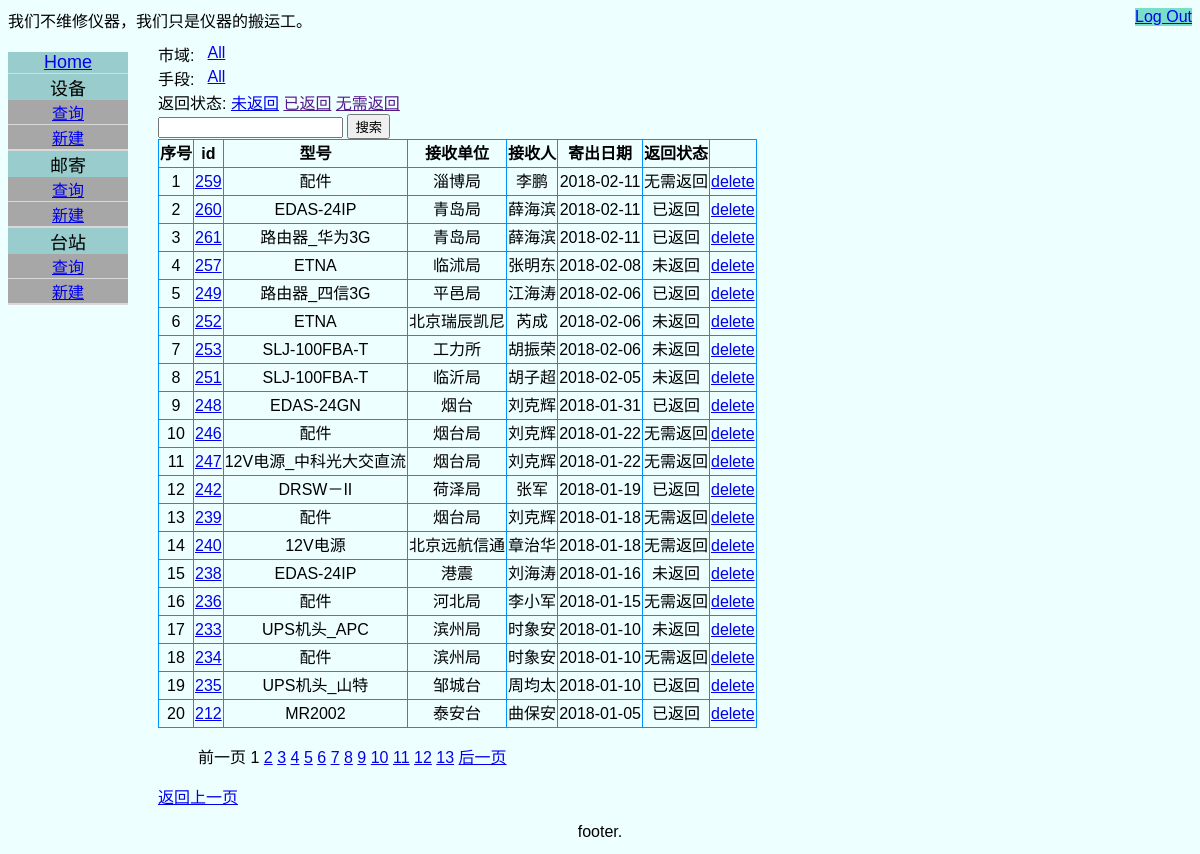
The app's page /manager/deleveryIndex/ (signed in) with its own data.
### manager/models.py (models this page shows, shortened)
class equip_delivery_record(models.Model):
    SENDER_CHOICES = (
        ('胡旭辉','胡旭辉'),('李小晗','李小晗'),('王杰民','王杰民'),('曲利','曲利'),
        ('冯志军','冯志军'),('马丕峰','马丕峰'),('王忠民','王忠民'),('吴双','吴双')
        )
    BACK_STATUS = (
        ('未返回','未返回'),('已返回','已返回'),('部分返回','部分返回'),('无需返回','无需返回')
        )
    send_equip_type = models.ForeignKey('equip_type',null=True,blank=True,on_delete=models.CASCADE,related_name="寄出设备类型",verbose_name="寄出设备类型")
    serial_num = models.CharField(max_length=64,null=True,blank=True,verbose_name="序列号")
    number = models.IntegerField(default=1,null=True,blank=True,verbose_name="寄出数量")
    send_date = models.DateField(null=True,blank=True,verbose_name="发件时间")
    sender = models.CharField(max_length=32,choices=SENDER_CHOICES,null=True,blank=True,verbose_name="发件人")
    receiver_unit = models.CharField(max_length=32,null=True,blank=True,verbose_name="收件单位")
    receiver = models.CharField(max_length=32,null=True,blank=True,verbose_name="收件人")
    back_status = models.CharField(max_length=32,choices=BACK_STATUS,default='未返回',null=True,blank=True,verbose_name="返回状态")
    back_equip_type = models.ForeignKey('equip_type',null=True,blank=True,on_delete=models.CASCADE,related_name="寄回设备类型",verbose_name="寄回设备类型")
    back_serial_num = models.CharField(max_length=64,null=True,blank=True,verbose_name="寄回序列号")
    back_unit = models.CharField(max_length=32,null=True,blank=True,verbose_name="寄回单位")
    back_sender = models.CharField(max_length=32,null=True,blank=True,verbose_name="寄回人")
    back_receiver = models.CharField(max_length=32,choices=SENDER_CHOICES,null=True,blank=True,verbose_name="寄回接收人")
    back_date = models.DateField(null=True,blank=True,verbose_name="寄回日期")
    charge = models.FloatField(null=True,blank=True,verbose_name="维修收费")
    note = models.TextField(max_length=256,null=True,blank=True)
    class Meta:
        verbose_name = '设备寄出记录'
        verbose_name_plural = '设备寄出记录'

class equip_type(models.Model):
    model = models.CharField(max_length=32,null=True,blank=True)
    name = models.CharField(max_length=32,null=True,blank=True)
    manufacture = models.ForeignKey('equip_manu',on_delete=models.CASCADE,null=True,blank=True)
    note = models.TextField(max_length=256,default='',null=True,blank=True)
    class Meta:
        verbose_name = '设备类型'
        verbose_name_plural = '设备类型'
        ordering = ["model"]
    def __str__(self):
        return self.model

### manager/views.py (the view)
# urls.py: path(r'deleveryIndex/', views.DeleveryIndexView.as_view(), name='deleveryIndex'),
@method_decorator(login_required(login_url=('/manager/login')), name='dispatch')
class DeleveryIndexView(generic.ListView):
    model = equip_delivery_record
    context_object_name = 'delevery_list'
    template_name = 'manager/deleveryIndex.html'
    paginate_by = 20
    ordering = '-send_date'

### manager/templates/manager/deleveryIndex.html (shortened to what this page needs)
{% extends './base.html' %}
{% block main %}
<div>
{% include './searchField.html' %}
<table>
    <tr>
    <th>序号</th><th>id</th><th>型号</th><th>接收单位</th><th>接收人</th><th>寄出日期</th><th>返回状态</th>
    </tr>
    {% for delevery in delevery_list %}
    <tr>
    <td>{{ forloop.counter }}</td>
    <td><a href="{{ delevery.id }}">{{ delevery.id }}</a></td>
    <td>{{ delevery.send_equip_type }}</td>
    <td>{{ delevery.receiver_unit }}</td>
    <td>{{ delevery.receiver }}</td>
    <td>{{ delevery.send_date }}</td>
    <td>{{ delevery.back_status }}</td>
    <td><a href="{{ delevery.id }}/delete" >delete</a></td>
    </tr>
    {% endfor %}
</table>
</div>
{% include './paginator.html' %}
<a href="javascript:history.go(-1);">返回上一页</a>
{% endblock %}

### manager/static/manager/my.css (style rules this page uses)
body { font-family: sans-serif; background-color: #EEFFFF; }
table,table tr th, table tr td { border:1px solid #0094ff; }
table { min-height: 25px; line-height: 25px; text-align: center; border-collapse: collapse; padding:2px; }

### records on screen
equip_delivery_record: id "259", send_equip_type "配件", receiver_unit "淄博局", receiver "李鹏", send_date "2018-02-11", back_status "无需返回"
equip_delivery_record: id "260", send_equip_type "EDAS-24IP", receiver_unit "青岛局", receiver "薛海滨", send_date "2018-02-11", back_status "已返回"
equip_delivery_record: id "261", send_equip_type "路由器_华为3G", receiver_unit "青岛局", receiver "薛海滨", send_date "2018-02-11", back_status "已返回"
equip_delivery_record: id "257", send_equip_type "ETNA", receiver_unit "临沭局", receiver "张明东", send_date "2018-02-08", back_status "未返回"
equip_delivery_record: id "249", send_equip_type "路由器_四信3G", receiver_unit "平邑局", receiver "江海涛", send_date "2018-02-06", back_status "已返回"
equip_delivery_record: id "252", send_equip_type "ETNA", receiver_unit "北京瑞辰凯尼", receiver "芮成", send_date "2018-02-06", back_status "未返回"
equip_delivery_record: id "253", send_equip_type "SLJ-100FBA-T", receiver_unit "工力所", receiver "胡振荣", send_date "2018-02-06", back_status "未返回"
equip_delivery_record: id "251", send_equip_type "SLJ-100FBA-T", receiver_unit "临沂局", receiver "胡子超", send_date "2018-02-05", back_status "未返回"
equip_delivery_record: id "248", send_equip_type "EDAS-24GN", receiver_unit "烟台", receiver "刘克辉", send_date "2018-01-31", back_status "已返回"
equip_delivery_record: id "246", send_equip_type "配件", receiver_unit "烟台局", receiver "刘克辉", send_date "2018-01-22", back_status "无需返回"
equip_delivery_record: id "247", send_equip_type "12V电源_中科光大交直流", receiver_unit "烟台局", receiver "刘克辉", send_date "2018-01-22", back_status "无需返回"
equip_delivery_record: id "242", send_equip_type "DRSW－II", receiver_unit "荷泽局", receiver "张军", send_date "2018-01-19", back_status "已返回"
equip_delivery_record: id "239", send_equip_type "配件", receiver_unit "烟台局", receiver "刘克辉", send_date "2018-01-18", back_status "无需返回"
equip_delivery_record: id "240", send_equip_type "12V电源", receiver_unit "北京远航信通", receiver "章治华", send_date "2018-01-18", back_status "无需返回"
equip_delivery_record: id "238", send_equip_type "EDAS-24IP", receiver_unit "港震", receiver "刘海涛", send_date "2018-01-16", back_status "未返回"
equip_delivery_record: id "236", send_equip_type "配件", receiver_unit "河北局", receiver "李小军", send_date "2018-01-15", back_status "无需返回"
equip_delivery_record: id "233", send_equip_type "UPS机头_APC", receiver_unit "滨州局", receiver "时象安", send_date "2018-01-10", back_status "未返回"
equip_delivery_record: id "234", send_equip_type "配件", receiver_unit "滨州局", receiver "时象安", send_date "2018-01-10", back_status "无需返回"
equip_delivery_record: id "235", send_equip_type "UPS机头_山特", receiver_unit "邹城台", receiver "周均太", send_date "2018-01-10", back_status "已返回"
equip_delivery_record: id "212", send_equip_type "MR2002", receiver_unit "泰安台", receiver "曲保安", send_date "2018-01-05", back_status "已返回"

### other values on screen
{{ p }} "1"
{{ p }} "2" "3" "4" "5" "6" "7" "8" "9" "10" "11" "12" "13"
